Frame 1 (no input): blank canvas, image omitted
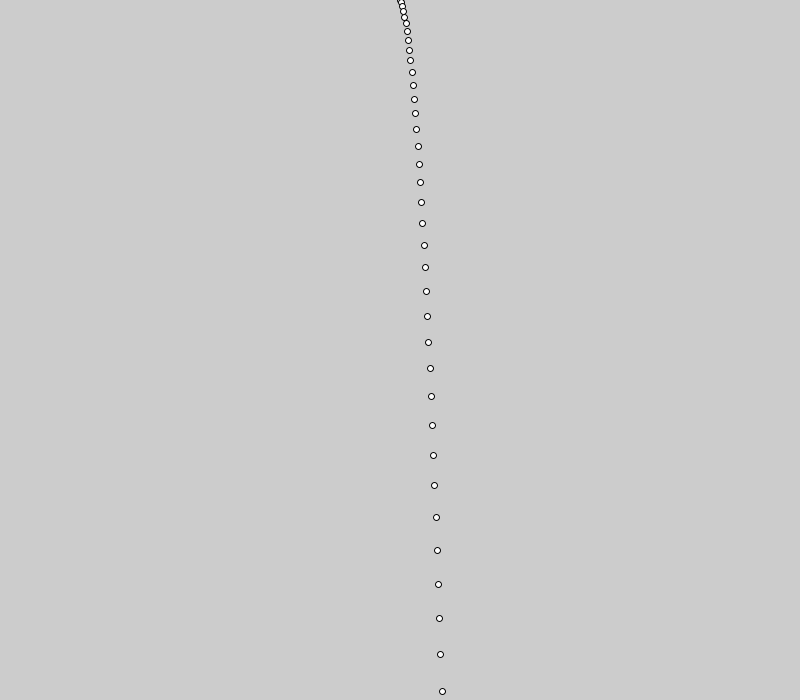
Frame 60 (the mouse pressed at the canvas centre just before this capture)
Frame 120 (the mouse held since frame 60 and released just before this capture): identical to frame 60, image omitted

The Processing sketch that drew this single still picture (run headless with seeded random() and noise(); from frame 60 on, the mouse is pressed at the canvas centre):

// Processing sketch: Unit_3_ParticleDemo
// ── Unit_3_ParticleDemo.pde
// define a particle
float x, y;
float speedX = 1.2, speedY = 1.75;
float radius = 3;

void setup () {
  size(800, 700);
  x = width/2;
  y = 0;
}

void draw() {
// background(255);
  ellipse(x, y, radius*2, radius*2);
  speedY = speedY + 1;
  x = x + speedX;
  y = y + speedY;
}
